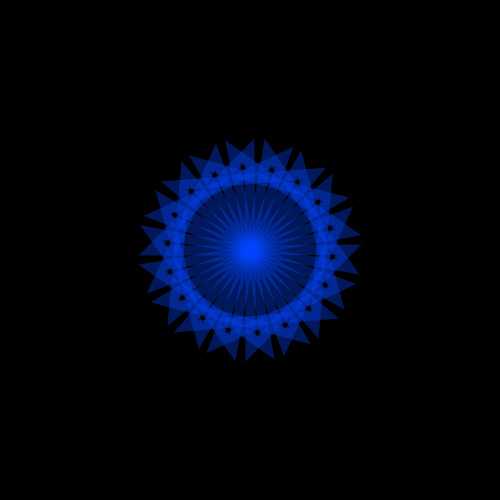
Frame 1 (no input)
Frame 60 (the mouse pressed at the canvas centre just before this capture): identical to frame 1, image omitted
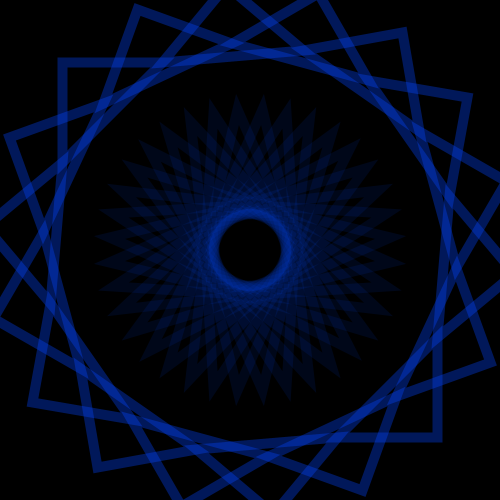
Frame 120 (the mouse held since frame 60 and released just before this capture)

The Processing sketch that drew these frames (run headless with seeded random() and noise(); from frame 60 on, the mouse is pressed at the canvas centre):

// Processing sketch: processing_99864
// ── processing_99864.pde

/* OpenProcessing Tweak of *@*http://www.openprocessing.org/sketch/99556*@* */
/* !do not delete the line above, required for linking your tweak if you re-upload */
/*
Pour ce sketch, j'ai repris la dernière rotation de triangles que j'avais créée
et optimisée. En ajoutant les fonctions mouseX et mouseY à certaines de mes
variables je permet ainsi de moduler le sketch à volonté. De nouvelles formes
se créent, le sketch évolue avec les mouvements de la souris.
*/

void setup()
{ 
// la TAILLE, le FOND, et le NON REMPLISSAGE des formes de mon sketch
  size(500,500);
  smooth();
  background(0);
  noFill();
}

void draw ()
{ 
  //draw the background mod
  background(0);
  
//je crée une boucle for pour faire tourner mes formes
    translate(width/2,height/2);
//   for (int i=0;i<360;i+=20) 
//  { 
////je déclare une variable pour la position et la taille de mon triangle
//  int A;
//  A = mouseX/2;
//  int B;
//  B = 200;
// 
//    // rotation triangle n°1 (bleu clair)
//    rotate(radians(20));
//    stroke(#03FFFD,90);
//    strokeWeight(8);
//    triangle(A,A,B,A,A,B);
//  }
//  
  
   for (int i=0;i<360;i+=20)
  { 
    //amplitude mod
    float amp = -.75;
    
    // rotation triangle n°2 (extérieur)
    //je crée une variable X = 100
    int X;
    X=mouseY;
    rotate(radians(20));
    stroke(#0343FF,90);
    strokeWeight(10);
    triangle(X * amp,X * amp,(X*amp)+100,X * amp,X * amp,(X*amp)+100);
  }
//  
//  
   for (int i=0;i<360;i+=10)
  { 
    // rotation triangle n°3 (intérieur)
    //je crée une variable Y = 50
    int Y;
    Y = 50;
    //mod
    float S;
    S = mouseX + (mouseX * -.9);
    
    rotate(radians(10));
    //stroke opacity mod
    stroke(#0343FF,S);
    strokeWeight(10);
    triangle(Y,0,Y+50,Y+50,0,Y);
  }

}
